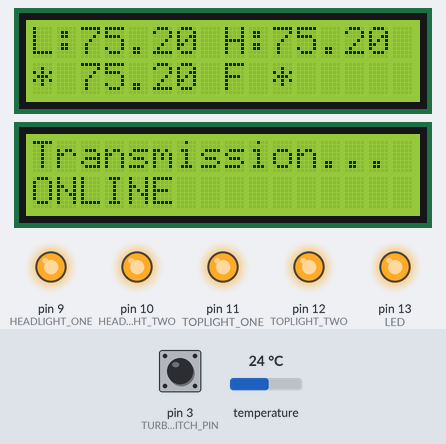
A sketch run on a simulated Arduino Nano, built with avr-gcc and run on an emulated ATmega328P. Parts: 2 × 16×2 character LCD, output pins drawn as LEDs (lit = HIGH). Inputs (shaded band) come from the test bench; at power-on: pin 3 (TURBO_MODE_SWITCH_PIN) HIGH, temperature 24 °C. What the sketch prints to the serial monitor is not drawn.

Above: at 16.58 s.
17.2 s: pin 3 (TURBO_MODE_SWITCH_PIN) pulled LOW for 3.2 s
At 19.2 s:
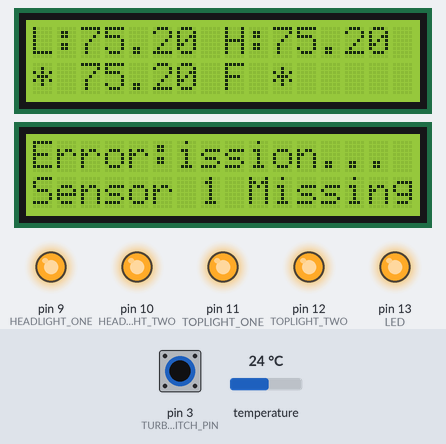
35.0 s: temperature set to 19 °C
At 38.2 s:
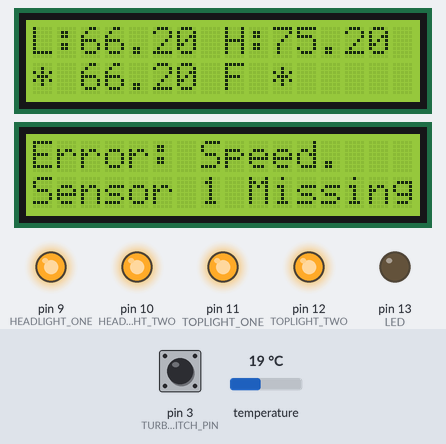
40.3 s: temperature set to 28 °C
At 44.6 s:
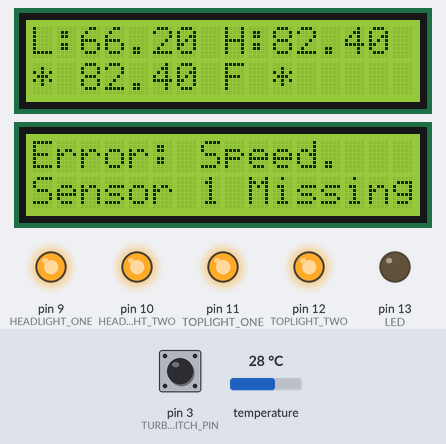
45.0 s: pin 3 (TURBO_MODE_SWITCH_PIN) pulled LOW for 3.2 s
At 47.9 s:
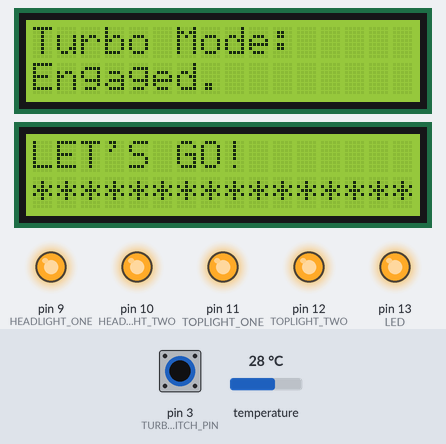
Timing chart, 0 to 54.6 s (numbered marks = the images above; inputs shaded):
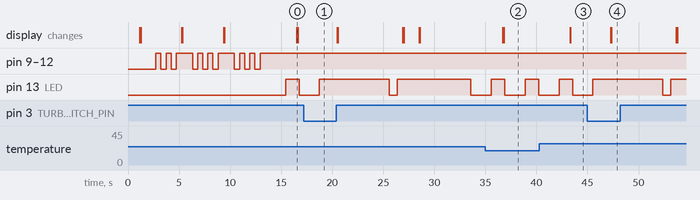

Measured:
- after the input at 17.2 s, pin 13 (LED): HIGH → LOW after 8.4 s, → HIGH 0.80 s later, → LOW 7.2 s later
- after the input at 40.3 s, the display: changes after 3.0 s (image 3)
- after the input at 45.0 s, the display: first changes after 2.3 s (image 4 shows a later state)

The sketch:

Educational_DS18B20_Schoolbus_Dual_Screen_v9_Public.ino
```cpp
//Author: baDubU, 2026
//** NOTE: I2C pins are A4->SDA, A5->SCL (Screens are highly recommended, but optional, as data could only be read from serial port )
//Max ds18b20 units on an Arduino Nano is rumored to be 5, but this code supports a maximum of 2
//use a 4.7K Ohm resistor between the therm leads -- 5V and Data (highly recommended, may not function properly without the resistor)
//Lights are placed on D9 through D12 and tied to GND (optional)
//Reset button is tied to RST and GND (optional)
//DS18B20 units are connected in parallel with data connected to D2
//Turbo mode switch is tied to pin 3 and GND (optional)
//Code also outputs an approximated CPU tempature, but it may be disabled in settings below
//Code is theorized as compatible with LCD2004 (20x4), instead of LCD1602 (16x2) but is untested
//Origional code was implemented in scraps of primed pine and shoe molding for the top curves, shaped into a schoolbus with LCD1602 for windows.


#include <Wire.h>
#include <DallasTemperature.h>
#include <LiquidCrystal_I2C.h>

const int LED = 13;
const int ONE_WIRE_BUS = 2;
const int HEADLIGHT_ONE = 9;
const int HEADLIGHT_TWO = 10;
const int TOPLIGHT_ONE = 11;
const int TOPLIGHT_TWO = 12;

//This version has suppressed debugging and a new format to accommodate Arduino IDE's serial grapher
//The serial grapher may be used to show a real-time graph
//This is primarily accomplished with use of ENABLE_SERIAL_DEBUG_MESSAGES = 0
const bool ENABLE_SERIAL_DEBUG_MESSAGES = false;

//THERM_PRECISION must be 9 - 12 -- see DallasTemperature.h documentation
//9-bit, 0.5°C, ~93.75 ms
//10-bit, 0.25°C, ~187.5 ms
//11-bit, 0.125°C, ~375 ms
//12-bit, 0.0625°C, ~750 ms

//TURBO MODE is desgined to fill up a serial plotter quickly, and lower the time to sample from the therms
const int TURBO_MODE_SWITCH_PIN = 3;
const int THERM_PRECISION_TURBO_MODE = 10;
const int THERM_PRECISION_DEFAULT = 12;

//this will change depending on if Turbo Mode is engaged
int THERM_PRECISION = 12;

//economy mode turns off the lights after a number of loops
//the bus is wired with a reset button tied to the RST pin, the lights can be turned back on by resetting the system
const unsigned long LED_ECONOMY_COUNTER_LOOP_MAX = 2000;

int turboModeEngaged = false;

const int SERIAL_OUTPUT_PRECISION = 4;
const int DISPLAY_OUTPUT_PRECISION = 2;

//The main loop delay value

const int MASTER_LOOP_DELAY_MILLISECONDS_DEFAULT = 2000;
const int MASTER_LOOP_DELAY_MILLISECONDS_TURBO_MODE = 800;
const int MASTER_LOOP_DELAY_MILLISECONDS_LIGHT_ON = 300;
int MASTER_LOOP_DELAY_MILLISECONDS = MASTER_LOOP_DELAY_MILLISECONDS_DEFAULT;

//add the CPU temp to the output serial messages
const bool DISPLAY_CPU_TEMP = true;

//default is 2000, being 2 seconds
const unsigned long STARTUP_DELAYS_FOR_READABILITY = 1000;
const unsigned long STARTUP_DELAY_LONG = 5000;

//A serial speed of 9600 is slow, but recommended in the case of using long USB wires which have noise
const int SERIAL_SPEED = 9600;

const int BLINK_DURATION_MS  = 500;   // how long LEDs stay off during a blink
const int BLINK_REPEAT = 3;           // how many times to blink
const String lineClear = "               ";

//Change based on the type of LCD Screen. LCD2004 units have 20 chars and 4 rows
//This program is only designed for 16x2 or 20x4 LCD screens
const int LCD_CHARS = 16;
const int LCD_LINES = 2;
const int LCD_WRITE_LOOP_NUM = 2;

//These are designed to reject false readings.
const float MAX_HIGH_TEMP = 196.60;
const float MAX_LOW_TEMP = -196.60;
int deviceCount = 0;

unsigned long loopCounter = 0;

//LCD Setup, Define I2C Address where the LCD is
//Addresses can be changed by soldering the A0, A1, and A2 pins -- see online documentation
#define I2C_ADDR1 0x27
#define I2C_ADDR2 0x23

LiquidCrystal_I2C lcd(I2C_ADDR1, LCD_CHARS, LCD_LINES);
LiquidCrystal_I2C lcd2(I2C_ADDR2, LCD_CHARS, LCD_LINES);

OneWire oneWire(ONE_WIRE_BUS);
DallasTemperature sensors(&oneWire);

class thermInstance
{
  private:
    float highTemp = MAX_LOW_TEMP;
    float lowTemp = MAX_HIGH_TEMP;
    int indexNum = -1;
    float currentTemp = MAX_LOW_TEMP;

    float getTempFromSensorByIndex()
    {
      return sensors.getTempFByIndex(indexNum);
    }


  public:
    //Constructor
    thermInstance(int indexNumArgument)
    {
      indexNum = indexNumArgument;
    }
    int getIndexNum()
    {
      return indexNum;
    }
    float getHighTemp()
    {
      return highTemp;
    }
    float getLowTemp()
    {
      return lowTemp;
    }
    float getCurrentTemp()
    {
      return currentTemp;
    }
    void printAddressViaSerial(DeviceAddress deviceAddress)
    {
      for (uint8_t i = 0; i < 8; i++)
      {
        if (deviceAddress[i] < 16) Serial.print("0");
        Serial.print(deviceAddress[i], HEX);
      }
    }
    void printAddressViaSerial()
    {
      DeviceAddress tempDeviceAddress;
      sensors.getAddress(tempDeviceAddress, indexNum);
      printAddressViaSerial(tempDeviceAddress);
    }
    void refreshTempData()
    {
      currentTemp = getTempFromSensorByIndex();

      //store a new high temp and low temp
      if( highTemp < currentTemp && currentTemp < MAX_HIGH_TEMP )
      {
        highTemp = currentTemp;
      }
      if( lowTemp > currentTemp && currentTemp > MAX_LOW_TEMP )
      {
        lowTemp = currentTemp;
      }

    }
    bool filterErrorHighReadings(float currentTemp)
    {
      return ( currentTemp >= MAX_HIGH_TEMP );
    }
    bool filterErrorLowReadings(float currentTemp)
    {
      return ( currentTemp <= MAX_LOW_TEMP );
    }
};

//manually define the therm instances -- let's not make an array of a custom class in arduino -- too complex
//assume we have two of them, expand if needed someday -- todo
thermInstance thermInstance0 = thermInstance(0);
thermInstance thermInstance1 = thermInstance(1);

//*****************************************************************************************

void lcd1PrintScreen( String line0, String line1)
{
  //writing the same message multiple times to the same LCD can prevent glitches
  for( byte i=0; i < LCD_WRITE_LOOP_NUM; i++ )
  {
    lcd.setCursor(0,0);
    lcd.print( line0 );
    lcd.setCursor(0,1);
    lcd.print( line1 );
  }
  delay(5);
}

void lcd2PrintScreen( String line0, String line1)
{
  for( byte i=0; i < LCD_WRITE_LOOP_NUM; i++ )
  {
    lcd2.setCursor(0,0);
    lcd2.print( line0 );
    lcd2.setCursor(0,1);
    lcd2.print( line1 );
  }
  delay(5);
}
void toggleLightState( bool state )
{
  digitalWrite(HEADLIGHT_ONE, state);
  digitalWrite(HEADLIGHT_TWO, state);
  digitalWrite(TOPLIGHT_ONE, state);
  digitalWrite(TOPLIGHT_TWO, state);
}
void blinkAllLEDs()
{
  for( int i = 0; i < BLINK_REPEAT; i++ )
  {
    toggleLightState( false );
    delay( BLINK_DURATION_MS );
    // restore to current state, not always ON
    toggleLightState( true );

    delay(BLINK_DURATION_MS );
  }
}
float getComputeTempInF()
{
  long sum = 0;
  for (int i = 0; i < 8; i++)
  {          // Average 8 readings
    ADMUX = _BV(REFS1) | _BV(REFS0) | _BV(MUX3);
    delay(10);
    ADCSRA |= _BV(ADSC);
    while (ADCSRA & _BV(ADSC));
    sum += ADC;
  }

  int adc = sum / 8;

  float tempC = (adc - 315.5) / 1.22;     // Your calibration
  float tempF = tempC * 9.0 / 5.0 + 32.0;

  //Serial.print("Raw ADC: ");
  //Serial.print(adc);
  //Serial.print("  →  ");
  //Serial.print(tempC, 1);
  //Serial.print(" °C / ");
  //Serial.print(tempF, 1);
  //Serial.println(" °F");

  return tempF;
}
void toggleTurboMode( bool state )
{
  if( state == true )
  {
    THERM_PRECISION = THERM_PRECISION_TURBO_MODE;
    MASTER_LOOP_DELAY_MILLISECONDS = MASTER_LOOP_DELAY_MILLISECONDS_TURBO_MODE;
    turboModeEngaged = true;
    if( ENABLE_SERIAL_DEBUG_MESSAGES ){ Serial.println( "Turbo Mode Engaged! Buckle Up!" );}
  }
  else
  {
    THERM_PRECISION = THERM_PRECISION_DEFAULT;
    MASTER_LOOP_DELAY_MILLISECONDS = MASTER_LOOP_DELAY_MILLISECONDS_DEFAULT;
    turboModeEngaged = false;
    if( ENABLE_SERIAL_DEBUG_MESSAGES ){ Serial.println( "Turbo Mode Disabled! Resuming defaults." );}
  }

  sensors.setResolution(THERM_PRECISION);
  sensors.requestTemperatures();   // force new conversion
  delay(200);                      // settle time (safe minimum)
}
bool readTurboModeSwitchDebounced()
{
  const int DEBOUNCE_READS = 8;

  bool initialReading = (digitalRead(TURBO_MODE_SWITCH_PIN) == LOW);

  if( ENABLE_SERIAL_DEBUG_MESSAGES )
  {
    Serial.print( "Turbo bounce check:");
    Serial.print( String(initialReading));
    Serial.println();
  }


  // Quick consecutive reads with very short delay
  for(int i = 1; i < DEBOUNCE_READS; i++)
  {
    delayMicroseconds(800);               // 800µs = almost no noticeable lag
    if ((digitalRead(TURBO_MODE_SWITCH_PIN) == LOW) != initialReading)
    {
      return false;                       // unstable → ignore
    }
  }

  return initialReading;
}


//*****************************************************************************************
void setup(void)
{
  Serial.begin(SERIAL_SPEED);

  if( ENABLE_SERIAL_DEBUG_MESSAGES )
  {
    Serial.println( "System Online" );
  }

  //turn TURBO Mode off initially
  toggleTurboMode( false);
  pinMode(TURBO_MODE_SWITCH_PIN, INPUT_PULLUP);

  Wire.begin();
  sensors.begin();
  deviceCount = sensors.getDeviceCount();

  lcd.init();
  lcd.backlight();
  lcd2.init();
  lcd2.backlight();
  lcd.home();
  lcd2.home();

    // Define pin #13 as output, for the LED
  pinMode( LED, OUTPUT );

  lcd.clear();
  lcd2.clear();

  //Fun output for show
  lcd1PrintScreen( "*** Science! ***", "With TEACHER!" );
  lcd2PrintScreen( "Buckle Up!", "   Bus Loading..." );

  if( ENABLE_SERIAL_DEBUG_MESSAGES )
  {
    Serial.println( "*** Science! ***");
    Serial.println( "With Mrs. Bomar!" );
    Serial.println( "Buckle Up!" );
    Serial.println( "  Bus Loading..." );
  }
  delay( STARTUP_DELAYS_FOR_READABILITY );

  //Enable the lights
  pinMode( HEADLIGHT_ONE, OUTPUT );
  pinMode( HEADLIGHT_TWO, OUTPUT );
  pinMode( TOPLIGHT_ONE,  OUTPUT );
  pinMode( TOPLIGHT_TWO,  OUTPUT );

  toggleLightState(true );
  blinkAllLEDs();
  lcd.clear();
  lcd2.clear();
  lcd1PrintScreen( "DS18B20", "Devices: " + String( deviceCount ));
  lcd2PrintScreen( "Turbo Switch", "Under Hood." );

  if( ENABLE_SERIAL_DEBUG_MESSAGES )
  {
    Serial.println( "DS18B20 Devices: " + String( deviceCount ));
    Serial.println( "Resolution: " + String(THERM_PRECISION));
  }
  delay(STARTUP_DELAYS_FOR_READABILITY);

  blinkAllLEDs();
  lcd.clear();
  lcd2.clear();
  lcd1PrintScreen( "USB Serial Data", String(SERIAL_SPEED) + " Baud");
  lcd2PrintScreen( "Transmission...", "ONLINE");
  delay(STARTUP_DELAYS_FOR_READABILITY);

  if (sensors.isParasitePowerMode())
  {
    if( ENABLE_SERIAL_DEBUG_MESSAGES )
    {
      Serial.println("Parasite Power: ON");
    }
    lcd1PrintScreen( "Parasite Power:", "ON");
    delay(STARTUP_DELAY_LONG);
  }

  if( ENABLE_SERIAL_DEBUG_MESSAGES )
  {
    Serial.println( "*****Begin*****" );
  }

  //print the serial header to name the variables
  //a good collection script on a computer with a processor can evaluate lows and highs later, and add a timestamp

  Serial.print( "Temp_0,Temp_1" );
  if( DISPLAY_CPU_TEMP )
  {
     Serial.print( ",Temp_CPU");
  }
  Serial.println();


  blinkAllLEDs();
}

//*****************************************************************************************
void loop(void)
{

  bool turboModePinStableRead = readTurboModeSwitchDebounced();

  //turn on turbo mode
  if( turboModePinStableRead == true && turboModeEngaged == false )
  {
    if( ENABLE_SERIAL_DEBUG_MESSAGES )
    {
      Serial.println( "Turbo Mode Engaged!");
    }
    toggleTurboMode( true );

    lcd.clear();
    lcd2.clear();

    lcd1PrintScreen( "Turbo Mode:", "Engaged.");
    lcd2PrintScreen( "LET'S GO!", "****************" );

    delay(STARTUP_DELAY_LONG);
  }

  //turn off TURBO mode
  if( turboModePinStableRead == false && turboModeEngaged == true )
  {
    toggleTurboMode( true );
    if( ENABLE_SERIAL_DEBUG_MESSAGES )
    {
      Serial.println( "Turbo Mode Disabled!");
    }

    toggleTurboMode( false );
    lcd.clear();
    lcd2.clear();

    lcd1PrintScreen( "Turbo Mode:", "Disabled.");
    lcd2PrintScreen( "Normal Speed.", "Higher Accuracy!" );

     delay(STARTUP_DELAY_LONG);
  }


  digitalWrite( LED, LOW );
  delay(MASTER_LOOP_DELAY_MILLISECONDS);
  digitalWrite( LED, HIGH );
  delay(MASTER_LOOP_DELAY_MILLISECONDS_LIGHT_ON);

  // Send the global command to get temperature readings
  sensors.requestTemperatures();

  if( deviceCount <= 0 )
  {
    if( ENABLE_SERIAL_DEBUG_MESSAGES )
    {
      Serial.println( "Error: 0 Sensors Found" );
    }
    lcd1PrintScreen( "Error:", "0 Sensors Found" );
    lcd2PrintScreen( "Error:", "0 Sensors Found" );
    delay(STARTUP_DELAYS_FOR_READABILITY);
    return;
  }
  else if( deviceCount > 2 )
  {
    if( ENABLE_SERIAL_DEBUG_MESSAGES )
    {
      Serial.println( "Error: Extra Sensors Unsupported" );
    }

    lcd1PrintScreen( "Error:", "Too Many Sensors" );
    lcd2PrintScreen( "Error:", "Too Many Sensors" );
    delay(STARTUP_DELAYS_FOR_READABILITY);
    return;
  }

  if( ENABLE_SERIAL_DEBUG_MESSAGES )
  {
    Serial.print( thermInstance0.getIndexNum() );
  }

  if( deviceCount >= 1 )
  {
    String outputLine1;
    String outputLine2;

    thermInstance0.refreshTempData();
    float currentTemp = thermInstance0.getCurrentTemp();

    if( thermInstance0.filterErrorLowReadings(currentTemp) || thermInstance0.filterErrorHighReadings(currentTemp) )
    {
      //error case
      outputLine1 = "L:" + String(thermInstance0.getLowTemp(), DISPLAY_OUTPUT_PRECISION) + " H:" + String(thermInstance0.getHighTemp(), DISPLAY_OUTPUT_PRECISION) + lineClear;
      outputLine2 = "* ERROR *" + lineClear;
      lcd1PrintScreen(outputLine1, outputLine2);

      //print nothing for the serial monitor
      Serial.print("");
    }
    else
    {
      //optimal case of no data read issues from the therms
      outputLine1 = "L:" + String(thermInstance0.getLowTemp(), DISPLAY_OUTPUT_PRECISION) + " H:" + String(thermInstance0.getHighTemp(), DISPLAY_OUTPUT_PRECISION) + lineClear;
      outputLine2 = "* " + String(currentTemp, DISPLAY_OUTPUT_PRECISION) + " F *    ";

      if( turboModeEngaged == true)
      {
        outputLine2 += "!";
      }

      outputLine2 += lineClear;
      lcd1PrintScreen(outputLine1, outputLine2);
      Serial.print(String(currentTemp, SERIAL_OUTPUT_PRECISION));
    }

  }
  else
  {
    lcd1PrintScreen("Error:", "Sensor 0 Missing");
  }

  //
  Serial.print(",");

  if( deviceCount == 2 )
  {

    String outputLine1;
    String outputLine2;

    thermInstance1.refreshTempData();
    float currentTemp = thermInstance1.getCurrentTemp();

    if( thermInstance1.filterErrorLowReadings(currentTemp) || thermInstance1.filterErrorHighReadings(currentTemp) )
    {
      //error case
      outputLine1 = "L:" + String(thermInstance1.getLowTemp(), DISPLAY_OUTPUT_PRECISION) + " H:" + String(thermInstance1.getHighTemp(), DISPLAY_OUTPUT_PRECISION) + lineClear;
      outputLine2 = "* ERROR *" + lineClear;
      lcd2PrintScreen(outputLine1, outputLine2);

      //print nothing for the serial monitor
      Serial.print("");
    }
    else
    {
      //optimal case of no data read issues from the therms
      outputLine1 = "L:" + String(thermInstance1.getLowTemp(), DISPLAY_OUTPUT_PRECISION) + " H:" + String(thermInstance1.getHighTemp(), DISPLAY_OUTPUT_PRECISION) + lineClear;
      outputLine2 = "* " + String(currentTemp, DISPLAY_OUTPUT_PRECISION) + " F *    ";

      if( turboModeEngaged )
      {
        outputLine2 += "!";
      }

      outputLine2 += lineClear;
      lcd2PrintScreen(outputLine1, outputLine2);
      Serial.print(String(currentTemp, SERIAL_OUTPUT_PRECISION));
    }
  }
  else
  {
    lcd2PrintScreen("Error:", "Sensor 1 Missing");
  }


  if(DISPLAY_CPU_TEMP)
  {
    Serial.print(",");
    Serial.print( String(getComputeTempInF(), SERIAL_OUTPUT_PRECISION) );
  }

  Serial.println( );

  //activate economy mode here, it will only run once
  if( loopCounter == LED_ECONOMY_COUNTER_LOOP_MAX )
  {
    lcd.clear();
    lcd2.clear();

    blinkAllLEDs();

    //duplicate on purpose, stylistic
    lcd1PrintScreen("Economy Mode", "Activated.");
    lcd2PrintScreen("Economy Mode", "Activated.");
    if( ENABLE_SERIAL_DEBUG_MESSAGES ){ Serial.println( "Economy Mode Activated."); }

    delay(STARTUP_DELAY_LONG);

    toggleLightState( false );
    lcd.noBacklight();
    lcd2.noBacklight();

  }

  //turn the lights off if we hit economy mode
  loopCounter++;

}
```
